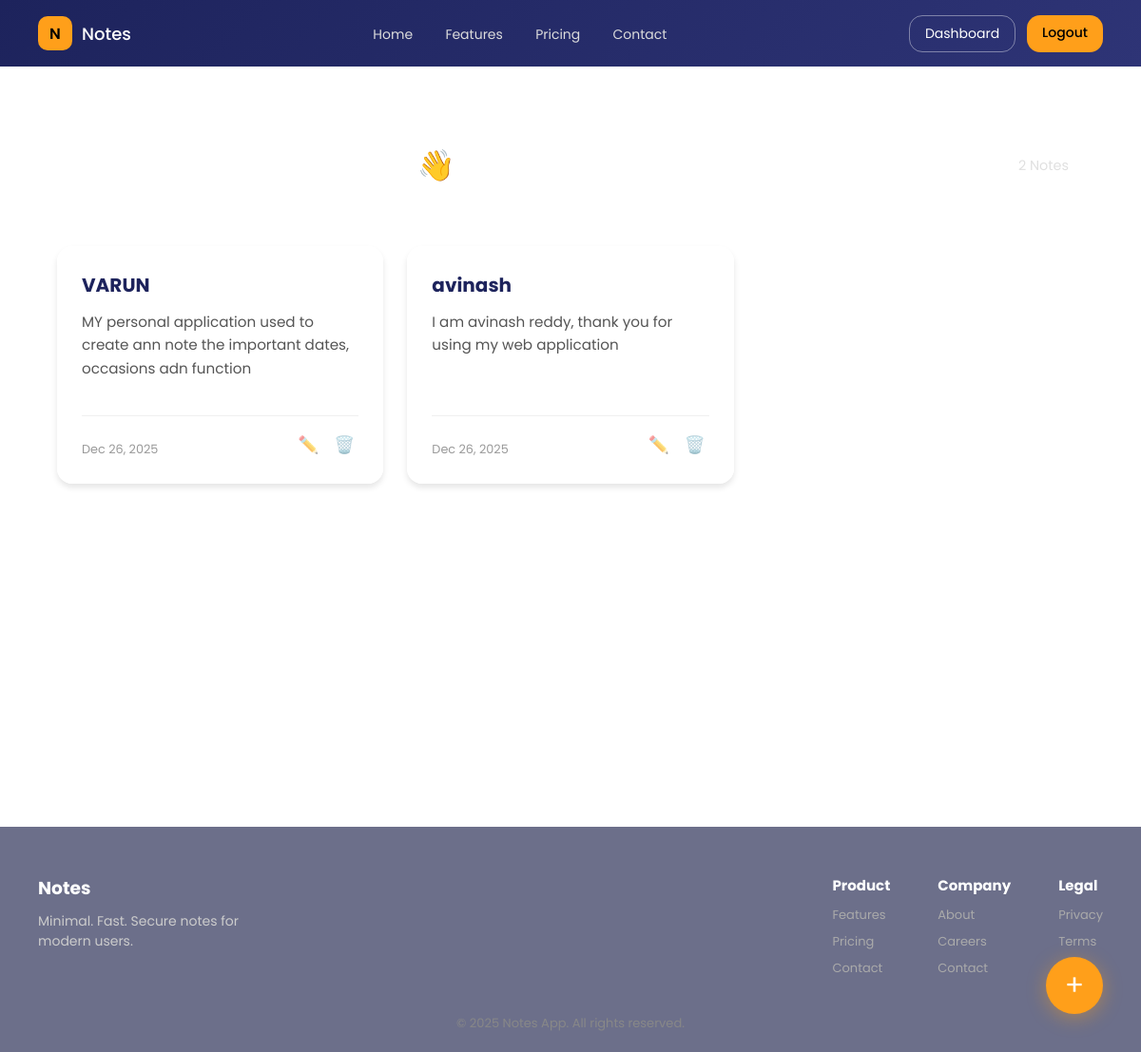
Page /dashboard (signed in) on the committed database.
### models.py (models this page shows)
class Note(db.Model):
    id = db.Column(db.Integer, primary_key=True)
    title = db.Column(db.String(150), nullable=False)
    content = db.Column(db.Text, nullable=False)
    date = db.Column(db.DateTime, default=datetime.utcnow)
    user_id = db.Column(db.Integer, db.ForeignKey('user.id'), nullable=False)

### app.py (the view)
@app.route("/dashboard")
@login_required
def dashboard():
    all_notes = Note.query.filter_by(user_id=current_user.id).all()
    return render_template("dashboard.html", name=current_user.name, notes=all_notes)

### app.py (called while the page is built)
@login_manager.user_loader
def load_user(user_id):
    return User.query.get(int(user_id))

### templates/dashboard.html (shortened to what this page needs)
{% extends "base.html" %}
{% block extra_css %}
<link rel="stylesheet" href="{{ url_for('static', filename='dashboard.css') }}">
{% endblock %}
{% block content %}
<div class="dashboard-container">
    <div class="dashboard-header">
        <h1>Welcome back, {{ name }} 👋</h1>
        <span class="stats-badge">{{ notes|length }} Notes</span>
    </div>
    <div class="notes-grid">
        {% for note in notes %}
        <div class="note-card">
            <h3>{{ note.title }}</h3>
            <div class="note-excerpt">
                {{ note.content }}
            </div>
            <div class="card-footer">
                <span class="note-date">{{ note.date.strftime('%b %d, %Y') }}</span>
                <div class="card-actions">
                    <a href="{{ url_for('update_note', id=note.id) }}" class="action-btn" title="Edit">✏️</a>
                    <a href="{{ url_for('delete_note', id=note.id) }}" class="action-btn delete" onclick="return confirm('Delete this note?')" title="Delete">🗑️</a>
                </div>
            </div>
        </div>
        {% else %}
        <div class="no-notes">
            <h3>No notes yet</h3>
            <p>Capture your first idea and watch it grow.</p>
        </div>
        {% endfor %}
    </div>
    <a href="{{ url_for('add_note') }}" class="fab" title="Create New Note">+</a>
</div>
{% endblock %}

### templates/base.html (shortened to what this page needs)
<!DOCTYPE html>
<html lang="en">
<head>
    <link rel="stylesheet" href="{{ url_for('static', filename='base.css') }}">
    {% block extra_css %}{% endblock %}
</head>
<body>
    <header class="app-header">
        <div class="logo">
            <span class="logo-mark">N</span>
            <span class="logo-text">Notes</span>
        </div>
        <nav class="nav-links">
            <a href="{{ url_for('index') }}">Home</a>
            <a href="{{ url_for('features') }}">Features</a>
            <a href="{{ url_for('pricing') }}">Pricing</a>
            <a href="{{ url_for('contact') }}">Contact</a>
        </nav>
        <div class="auth-actions">
            {% if current_user.is_authenticated %}
                <a href="{{ url_for('dashboard') }}" class="btn ghost">Dashboard</a>
                <a href="{{ url_for('logout') }}" class="btn primary">Logout</a>
            {% else %}
                <a href="{{ url_for('login') }}" class="btn ghost">Login</a>
                <a href="{{ url_for('register') }}" class="btn primary">Sign Up</a>
            {% endif %}
        </div>
    </header>
    <main class="app-content">
        {% block content %}{% endblock %}
    </main>
    <footer class="app-footer">
        <div class="footer-top">
            <div class="footer-brand">
                <h3>Notes</h3>
                <p>Minimal. Fast. Secure notes for modern users.</p>
            </div>
            <div class="footer-links">
                <div>
                    <h4>Product</h4>
                    <a href="{{ url_for('features') }}">Features</a>
            <a href="{{ url_for('pricing') }}">Pricing</a>
            <a href="{{ url_for('contact') }}">Contact</a>
                </div>
                <div>
                    <h4>Company</h4>
                    <a href="#">About</a>
                    <a href="#">Careers</a>
                    <a href="{{ url_for('contact') }}">Contact</a>
                </div>
                <div>
                    <h4>Legal</h4>
                    <a href="#">Privacy</a>
                    <a href="#">Terms</a>
                </div>
            </div>
        </div>
        <div class="footer-bottom">
            © 2025 Notes App. All rights reserved.
        </div>
    </footer>
</body>
</html>

### static/base.css (style rules this page uses)
* { margin: 0; padding: 0; box-sizing: border-box; font-family: "Poppins", sans-serif; }
body { background: url('https://i.postimg.cc/PqCwH1nY/Preview.jpg') no-repeat center center fixed; background-size: cover; color: #1c1c1c; }
.app-header { height: 70px; background: linear-gradient(135deg, #1d235c, #2e3476); display: flex; align-items: center; justify-content: space-between; padding: 0 40px; color: #fff; }
.logo { display: flex; align-items: center; gap: 10px; }
.logo-mark { width: 36px; height: 36px; border-radius: 10px; background: #ff9f1a; display: flex; align-items: center; justify-content: center; font-weight: 600; color: #000; }
.logo-text { font-size: 18px; font-weight: 500; }
.nav-links a { margin: 0 15px; text-decoration: none; color: #dcdcdc; font-size: 14px; }
.auth-actions { display: flex; gap: 12px; }
.btn { padding: 8px 16px; border-radius: 14px; font-size: 14px; text-decoration: none; }
.btn.ghost { color: #fff; border: 1px solid rgba(255,255,255,0.4); }
.btn.primary { background: #ff9f1a; color: #000; font-weight: 500; }
.app-content { min-height: calc(100vh - 70px - 260px); padding: 40px; }
.app-footer { background: rgba(10, 15, 60, 0.6); backdrop-filter: blur(10px); color: #ccc; padding: 50px 40px 20px; margin-top: auto; }
.footer-top { display: flex; justify-content: space-between; gap: 40px; flex-wrap: wrap; }
.footer-brand h3 { color: #fff; margin-bottom: 10px; }
.footer-brand p { max-width: 260px; font-size: 14px; }
.footer-links { display: flex; gap: 50px; }
.footer-links h4 { color: #fff; font-size: 15px; margin-bottom: 10px; }
.footer-links a { display: block; color: #aaa; font-size: 13px; margin-bottom: 8px; text-decoration: none; }
.footer-bottom { margin-top: 30px; text-align: center; font-size: 13px; color: #888; }
.dashboard-container { max-width: 1200px; margin: 0 auto; }
.dashboard-header { display: flex; justify-content: space-between; align-items: center; margin-bottom: 30px; color: #fff; }
.notes-grid { display: grid; grid-template-columns: repeat(auto-fill, minmax(300px, 1fr)); gap: 20px; }
.note-card { background: rgba(255, 255, 255, 0.9); padding: 20px; border-radius: 16px; box-shadow: 0 4px 6px rgba(0,0,0,0.1); transition: transform 0.2s; position: relative; }
.note-card h3 { margin-bottom: 10px; font-size: 18px; color: #1d235c; }
.note-date { display: block; font-size: 12px; color: #888; margin-top: 10px; }

### static/dashboard.css (style rules this page uses)
.dashboard-container { max-width: 1200px; margin: 40px auto; padding: 0 20px; min-height: 80vh; }
.dashboard-header { display: flex; justify-content: space-between; align-items: center; margin-bottom: 40px; padding-bottom: 20px; border-bottom: 1px solid rgba(255,255,255,0.2); }
.dashboard-header h1 { color: #fff; font-size: 2rem; font-weight: 600; }
.stats-badge { background: rgba(255, 255, 255, 0.1); padding: 8px 16px; border-radius: 20px; font-size: 0.9rem; color: #e0e0e0; backdrop-filter: blur(5px); }
.notes-grid { display: grid; grid-template-columns: repeat(auto-fill, minmax(280px, 1fr)); gap: 25px; }
.note-card { background: rgba(255, 255, 255, 0.9); border-radius: 16px; padding: 25px; height: 250px; display: flex; flex-direction: column; transition: all 0.3s ease; border: 1px solid rgba(255,255,255,0.5); position: relative; overflow: hidden; text-decoration: none; }
.note-card h3 { font-size: 1.25rem; color: #1d235c; margin-bottom: 12px; white-space: nowrap; overflow: hidden; text-overflow: ellipsis; }
.note-excerpt { color: #555; font-size: 0.95rem; line-height: 1.6; flex-grow: 1; overflow: hidden; display: -webkit-box; -webkit-line-clamp: 5; line-clamp: 5; -webkit-box-orient: vertical; margin-bottom: 20px; }
.card-footer { display: flex; justify-content: space-between; align-items: center; margin-top: auto; padding-top: 15px; border-top: 1px solid #f0f0f0; }
.note-date { font-size: 0.8rem; color: #999; }
.card-actions { display: flex; gap: 8px; opacity: 0.6; transition: opacity 0.2s; }
.action-btn { text-decoration: none; width: 30px; height: 30px; display: flex; align-items: center; justify-content: center; border-radius: 50%; transition: background 0.2s; font-size: 1.1rem; }
.fab { position: fixed; bottom: 40px; right: 40px; width: 60px; height: 60px; background: #ff9f1a; border-radius: 50%; display: flex; align-items: center; justify-content: center; color: #fff; font-size: 30px; box-shadow: 0 4px 20px rgba(255, 159, 26, 0.4); text-decoration: none; transition: all 0.3s cubic-bezier(0.175, 0.885, 0.32, 1.275); z-index: 100; }

### rows in the picture
Note: title "VARUN", content "MY personal application used to create ann note the important dates, occasions adn function", date "Dec 26, 2025"
Note: title "avinash", content "I am avinash reddy, thank you for using my web application", date "Dec 26, 2025"

### other values in the picture
{{ notes|length }} "2"
